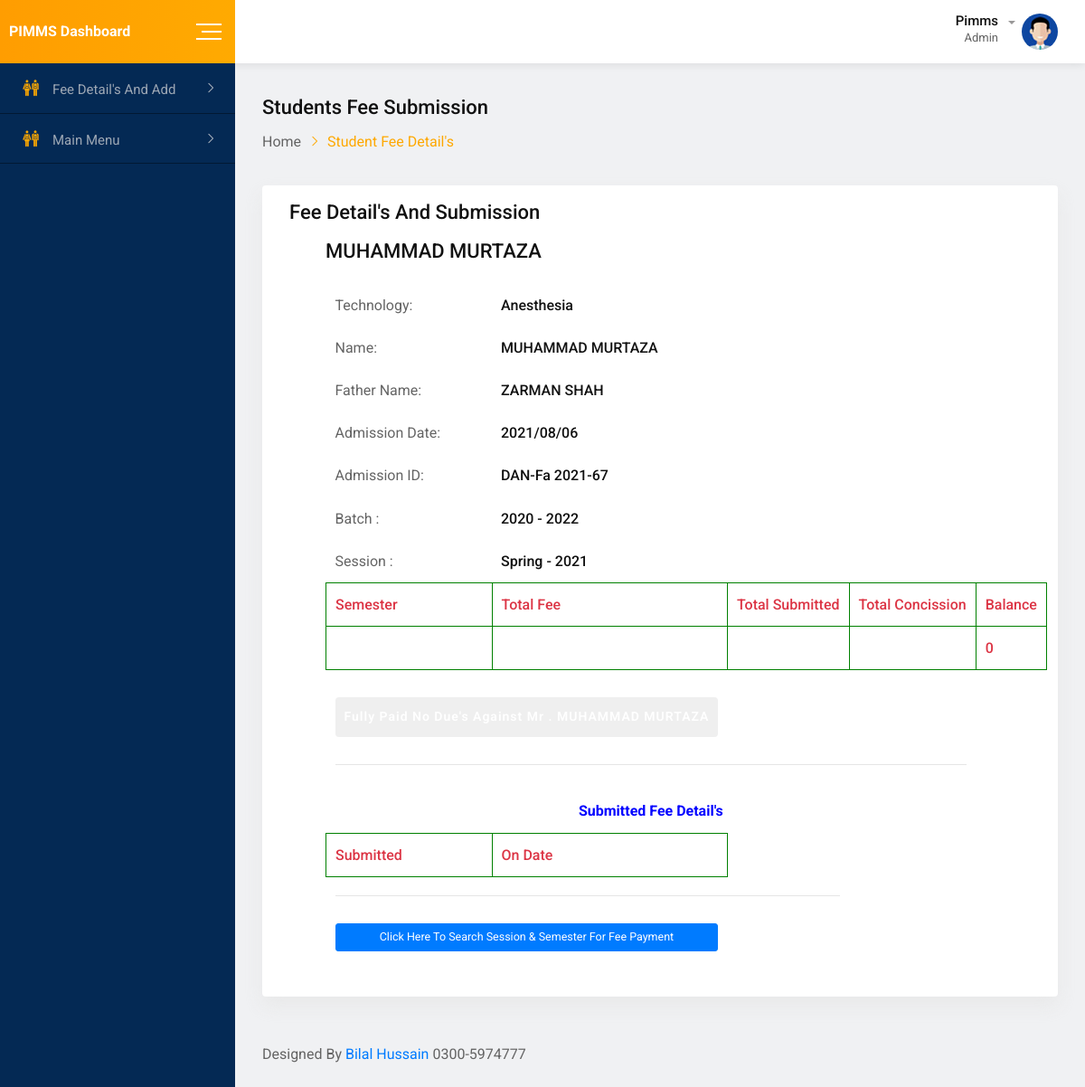
/admin/student_fee_details.php?passId=1 (signed in), run on the app's committed database.
### tables this page shows
CREATE TABLE `registered_student` (
  `id` int(11) NOT NULL,
  `technology` varchar(255) NOT NULL,
  `full_name` varchar(255) NOT NULL,
  `father_name` varchar(255) NOT NULL,
  `gender` varchar(255) NOT NULL,
  `dob` varchar(255) NOT NULL,
  `marital_status` varchar(255) NOT NULL,
  `street` text NOT NULL,
  `district` varchar(255) NOT NULL,
  `domicile` varchar(255) NOT NULL,
  `cnic` varchar(255) NOT NULL,
  `fcnic` varchar(255) NOT NULL,
  `batch` varchar(255) NOT NULL,
  `email` varchar(255) NOT NULL,
  `relegion` varchar(255) NOT NULL,
  `semester` varchar(255) NOT NULL,
  `session_id` varchar(255) NOT NULL,
  `admission_id` varchar(255) NOT NULL,
  `phone` varchar(255) NOT NULL,
  `photo` varchar(255) NOT NULL,
  `admission_date` varchar(255) NOT NULL
);

CREATE TABLE `technology` (
  `id` int(11) NOT NULL,
  `technology` varchar(255) NOT NULL
);

CREATE TABLE `session` (
  `id` int(11) NOT NULL,
  `session` varchar(255) NOT NULL,
  `batch` varchar(255) NOT NULL
);

### admin/student_fee_details.php (the view, shortened to what this page needs)
<?php include('model/connection.php'); ?>
<!doctype html>
<html class="no-js" lang="">
<head>
    <link rel="stylesheet" href="css/normalize.css">
    <link rel="stylesheet" href="css/main.css">
    <link rel="stylesheet" href="css/bootstrap.min.css">
    <link rel="stylesheet" href="css/all.min.css">
    <link rel="stylesheet" href="fonts/flaticon.css">
    <link rel="stylesheet" href="css/animate.min.css">
    <link rel="stylesheet" href="style.css">
</head>
<body>
    <div id="wrapper" class="wrapper bg-ash">
       <?php include('include/header.php'); ?>
        <div class="dashboard-page-one">
           <div class="sidebar-main sidebar-menu-one sidebar-expand-md sidebar-color">
                <div class="sidebar-menu-content">
                    <ul class="nav nav-sidebar-menu sidebar-toggle-view">
                        <li class="nav-item sidebar-nav-item">
                            <a href="add_fee.php" class="nav-link"><i class="flaticon-classmates"></i><span>Fee Detail's And Add</span></a>
                        </li>
                         <li class="nav-item sidebar-nav-item">
                            <a href="index.php" class="nav-link"><i class="flaticon-classmates"></i><span>Main Menu</span></a>
                        </li>
                    </ul>
                </div>
            </div>
            <div class="dashboard-content-one">
                <div class="breadcrumbs-area">
                    <h3>Students Fee Submission</h3>
                    <ul>
                        <li>
                            <a href="index.php">Home</a>
                        </li>
                        <li>Student Fee Detail's</li>
                    </ul>
                </div>
                <?php if(isset($_GET['passId']) or isset($_POST['passId'])){
                    if(isset($_GET['passId']))
                    {
                        $recievedId = $_GET['passId'];
                    }
                    else if(isset($_POST['passId']))
                    {
                        $recievedId = $_POST['passId'];
                    }
                    $selectThroughId = mysqli_query($conn,"SELECT * FROM registered_student WHERE id = '$recievedId'");
                    $fetchArray = mysqli_fetch_array($selectThroughId);
                    $fetchedStudentId = $fetchArray['id'];
                }
                 ?>
                <div class="card height-auto">
                    <div class="card-body">
                        <div class="heading-layout1">
                            <div class="item-title">
                                <h3>Fee Detail's And Submission </h3>
                            </div>
                        </div>
                        <div class="single-info-details">
                            <div class="item-content">
                                <div class="header-inline item-header">
                                    <h3 class="text-dark-medium font-medium"><?php echo $fetchArray['full_name']; ?></h3>
                                </div>
                                <div class="info-table table-responsive">
                                    <table class="table text-nowrap ">
                                        <tbody>
                                            <tr>
                                                <td>Technology:</td>
                                                <?php
                                                $ids = $fetchArray['technology'];
                                                    $techId = mysqli_query($conn,"SELECT * FROM technology where id = '$ids'");
                                                    $fetchTech = mysqli_fetch_array($techId);
                                                 ?>
                                                <td class="font-medium text-dark-medium"><?php echo $fetchTech['technology']; ?></td>
                                            </tr>
                                            <tr>
                                                <td>Name:</td>
                                                <td class="font-medium text-dark-medium"><?php $full_name = $fetchArray['full_name']; echo $full_name;  ?></td>
                                            </tr>
                                            <tr>
                                                <td>Father Name:</td>
                                                <td class="font-medium text-dark-medium"><?php echo $fetchArray['father_name']; ?></td>
                                            </tr>
                                            <tr>
                                                <td>Admission Date:</td>
                                                <td class="font-medium text-dark-medium"><?php echo $fetchArray['admission_date']; ?></td>
                                            </tr>
                                            <tr>
                                                <td>Admission ID:</td>
                                                <td class="font-medium text-dark-medium"><?php echo $fetchArray['admission_id']; ?></td>
                                            </tr>
                                            <tr>
                                                <td>Batch : </td>
                                                <td class="font-medium text-dark-medium"><?php $batchName = $fetchArray['batch']; echo $batchName; ?></td>
                                            </tr>
                                             <tr>
                                                <td>Session :</td>
                                                <td class="font-medium text-dark-medium">
                                                    <?php
                                                    if(isset($_POST['session_id'])){
                                                                $store_session = $_POST['session_id'];
                                                            }else{
                                                                 $store_session =  $fetchArray['session_id'];
                                                            }
                                                        $selectSession = mysqli_query($conn,"SELECT * FROM session WHERE session = '$store_session'");
                                                        $fetchSessionArray = mysqli_fetch_array($selectSession);
                                                            $stored_session = $fetchSessionArray['session'];
                                                            echo $stored_session;
                                                            $session_table_primary_id = $fetchSessionArray['id'];
                                                    ?>
                                                    </td>
                                            </tr>
                                            <div>
                                                 <tr>
                                                    <td class="font-medium text-danger" style="border:1px solid green"> Semester </td>
                                                    <td class="font-medium text-danger" style="border:1px solid green"> Total Fee </td>
                                                    <td class="font-medium text-danger" style="border:1px solid green">  Total Submitted </td>
                                                    <td class="font-medium text-danger" style="border:1px solid green"> Total Concission </td>
                                                    <td class="font-medium text-danger" style="border:1px solid green"> Balance </td>
                                                 </tr>
                                                 <tr>
                                                    <td class="font-medium text-danger" style="border:1px solid green">
                                                    </td>
                                                    <td class="font-medium text-danger" style="border:1px solid green">
                                                        <?php $selectTotalFee = mysqli_query($conn,"SELECT * FROM semester_fee where semester_id = '$recvSemesterId' AND session_id = '$session_table_primary_id'");
                                                        $fetchselectTotalFee = mysqli_fetch_array($selectTotalFee);
                                                        ?>
                                                    </td>
                                                    <td class="font-medium text-danger" style="border:1px solid green">
                                                <?php $selectAllFromSubmittedTotalFee = mysqli_query($conn,"SELECT SUM(submitted_fee) FROM student_submitted_fee WHERE student_id = '$fetchedStudentId' AND semester_id = '$recvSemesterId' ORDER BY semester_id ASC");
                                                while($showTTLFee = mysqli_fetch_array($selectAllFromSubmittedTotalFee)){
                                                    $total_paid_to_us  =  $showTTLFee['SUM(submitted_fee)'];
                                                }
                                            ?>
                                                     </td>
                                                     <td class="font-medium text-danger" style="border:1px solid green">
                                                <?php $selectAllFromSubmittedTotalFee = mysqli_query($conn,"SELECT SUM(concission_upto) FROM concissions WHERE student_id = '$fetchedStudentId' AND semester_id = '$recvSemesterId' ORDER BY semester_id ASC");
                                                while($showTTLFee = mysqli_fetch_array($selectAllFromSubmittedTotalFee)){
                                                    $concission_with_student  =  $showTTLFee['SUM(concission_upto)'];
                                                }
                                            ?>
                                                     </td>
                                                     <td class="font-medium text-danger" style="border:1px solid green">
                                                            <?php
                                                                $conc_and_paid = (@$total_paid_to_us + @$concission_with_student);
                                                                echo @$fetchselectTotalFee['amount'] - @$conc_and_paid;
                                                             ?>
                                                     </td>
                                                 </tr>
                                                 <tr>
                                                    <td colspan="4">
                                                        <?php if(@$fetchselectTotalFee['amount'] - @$conc_and_paid != 0 OR @$fetchselectTotalFee['amount'] - @$conc_and_paid > 0 OR @$conc_and_paid < @$fetchselectTotalFee['amount']){?>
                                                        <form action="pay_Semester_Fee.php?passIdForFee=<?php echo $fetchArray['id']; ?>" method="post">
                                                             <input type="hidden" name="semester_idPass" value="<?php echo $recvSemesterId; ?>" />
                                                             <input type="hidden" name="session_id" value="<?php echo $session_table_primary_id;  ?>" />
                                                             <input type="hidden" name="batchName" value="<?php echo $batchName;  ?>" />
                                                             <input type="submit" class="fw-btn-fill btn-gradient-yellow" value="Pay Now">
                                                              <?php }else{?>
                                                                <tr>
                                                                    <td colspan="2">
                                                                        <button type="submit" class="fw-btn-fill btn-gradient-red">Fully Paid  No Due's Against Mr . <?php echo $full_name; ?></button>
                                                                    </td>
                                                                </tr>
                                                            <?php } ?>
                                                    </td>
                                                 </tr>
                                            </div>
                                            <tr>
                                                 <td class="font-medium text-dark-medium text-center" style="color:blue; font-weight: bold;" colspan="4"><hr> <br>Submitted Fee Detail's</td>
                                            </tr>
                                             <tr>
                                                    <td class="font-medium text-danger" style="border:1px solid green">  Submitted </td>
                                                    <td class="font-medium text-danger" style="border:1px solid green"> On Date </td>
                                            </tr>
                                 <tr>
                                     <td colspan="3"><hr></td>
                                 </tr>
                                            <tr>
                                                <td colspan="2">
</div>
<button type="button" class="btn btn-primary btn-block btn-lg" data-toggle="modal" data-target="#exampleModalCenter">
  Click Here To Search Session & Semester  For Fee Payment
</button>
                                </div>
                            </div>
                        </div>
                    </div>
                </div>
                 <footer class="footer-wrap-layout1">
                      Designed By <a href="img/Bilal hussain.jpg">Bilal Hussain</a> 0300-5974777
                </footer>
            </div>
        </div>
</body>
</html>

### admin/css/main.css (style rules this page uses)
html { color: #222; font-size: 1em; line-height: 1.4; }
hr { display: block; height: 1px; border: 0; border-top: 1px solid #ccc; margin: 1em 0; padding: 0; }

### data on the page
registered_student: full_name "MUHAMMAD MURTAZA", father_name "ZARMAN SHAH", admission_date "2021/08/06", admission "DAN-Fa 2021-67", batch "2020 - 2022"
technology: technology "Anesthesia"
session: session "Spring - 2021"
